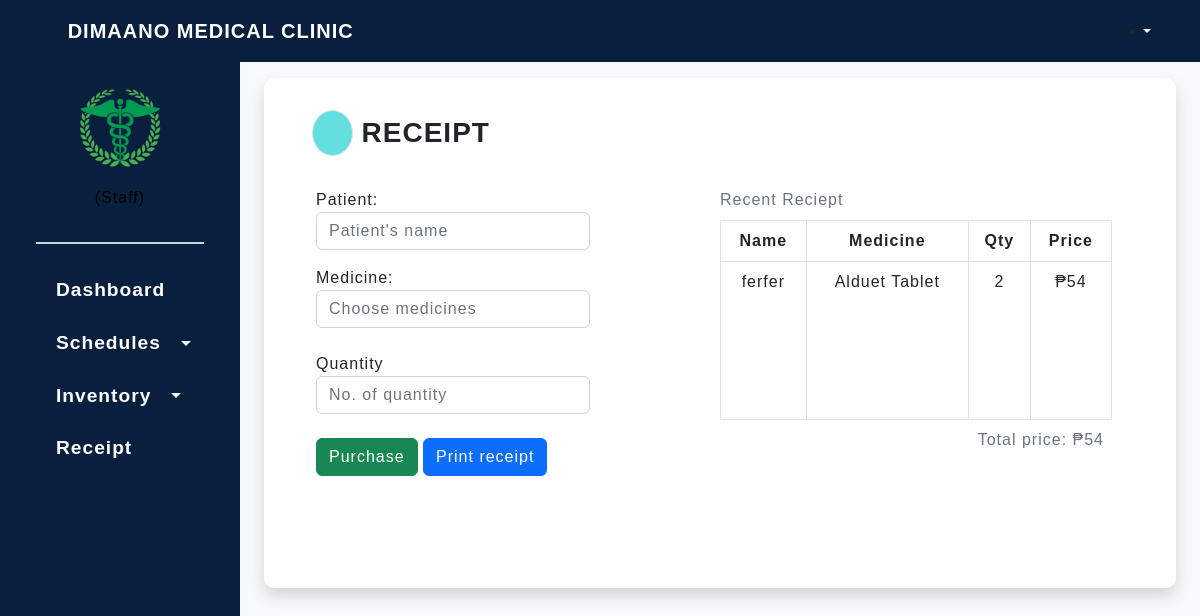
/receipt_form.php (signed in), run on the app's committed database.
### tables this page shows
CREATE TABLE `expenses` (
  `id` int(11) NOT NULL,
  `patientname` text NOT NULL,
  `medicine` int(11) NOT NULL,
  `amount` int(11) NOT NULL,
  `quantity` int(11) NOT NULL,
  `time_purchased` datetime DEFAULT NULL
);

CREATE TABLE `medicines` (
  `id` int(11) NOT NULL,
  `medicine` varchar(36) DEFAULT NULL,
  `quantity` int(3) DEFAULT NULL,
  `unit_price` varchar(6) DEFAULT NULL,
  `type` enum('branded','generic') DEFAULT NULL,
  `description` varchar(10) DEFAULT NULL,
  `meds_date` datetime DEFAULT NULL,
  `medicine_status` text NOT NULL
);

### receipt_form.php (the view, shortened to what this page needs)
<?php
include "database/dbconn.php";
if (!isset($_SESSION['now'])) {
    $query = mysqli_query($mysqli, "SELECT * from `purchased_session` where session_id = (SELECT max(session_id) from `purchased_session`);");
    $getdate = $query->fetch_assoc();
    $msg = $getdate['session_date'];
} else if (isset($_SESSION['now'])) {
    $msg = $_SESSION['now'];
}
?>
<!DOCTYPE html>
<html lang="en">
<head>
    <link rel="stylesheet" href="css/bootstrap.min.css">
    <link rel="stylesheet" href="css/main.css">
    <link rel="stylesheet" href="css/googleFonts.css">
</head>
<body>
    <?php include('include/navbar.php') ?>
    <div class="d-flex bg-light" id="wrapper">
        <?php include('include/sidebar.php') ?>
        <div id="page-content-wrapper">
            <div class="container-fluid mt-3 px-4">
                <div class="bg-white p-4 shadow">
                    <h3 class="text-uppercase ms-4 mt-2 fw-bold"><i class="fa-solid fa-cart-shopping border rounded-circle secondary-bg2 p-2"></i> Receipt</h3>
                    <div class="row mx-3 mt-4">
                        <div class="col mt-2">
                            <form action="process.php" autocomplete="off" method="POST">
                                <div class="col-lg">
                                    <label for="patientName">Patient:</label>
                                    <input type="text" name="patientName" class="form-control mb-3" placeholder="Patient's name" <?php if (isset($_SESSION['permanentname'])) { ?> value="<?php echo $_SESSION['permanentname'] ?>" <?php } ?>>
                                </div>
                                <div class="col-lg">
                                    <label for="medicinename">Medicine:</label>
                                    <input type="text" name="medicinename" id="medicinename" class="form-control" placeholder="Choose medicines">
                                </div> <br>
                                <div class="col-lg">
                                    <label for="purchaseQty">Quantity</label>
                                    <input type="number" name="purchaseQty" class="form-control" min="1" placeholder="No. of quantity">
                                </div><br>
                                <button type="submit" name="purchase" class="btn btn-success">Purchase</button>
                                <a href="purchaseInfo.php" class="btn btn-primary">Print receipt</a>
                            </form>
                        </div>
                        <div class="col me-4">
                            <table class="table table-bordered">
                                <?php if (!isset($_SESSION['now'])) {
                                    echo "<caption class='caption-top'>Recent Reciept</caption>";
                                } ?>
                                <thead class="text-center">
                                    <tr>
                                        <th scope="col">Name</th>
                                        <th scope="col">Medicine</th>
                                        <th scope="col">Qty</th>
                                        <th scope="col">Price</th>
                                    </tr>
                                </thead>
                                <tbody class="text-center">
                                    <?php
                                    $patientexpenses = mysqli_query($mysqli, "SELECT expenses.id as id, expenses.patientname as name, expenses.amount as amount, expenses.quantity as quant, medicines.medicine as med FROM expenses join medicines where expenses.medicine = medicines.id and expenses.time_purchased >= '$msg'");
                                    $rowspan = mysqli_num_rows($patientexpenses);
                                    $i = 0;
                                    $allExpenses = 0;
                                    while ($bayad = $patientexpenses->fetch_assoc()) {
                                        $num = $bayad['amount'];
                                        $allExpenses = $allExpenses + (float)($num);
                                    ?>
                                        <tr>
                                            <?php if ($i === 0) { ?>
                                                <td rowspan="<?php echo $rowspan ?>"><span><?= $bayad['name'] ?></span></td>
                                            <?php } ?>
                                            <td><?= $bayad['med'] ?></td>
                                            <td><?= $bayad['quant'] ?></td>
                                            <td><?= $num < 1 ? '₱0' : '₱' . $num ?></td>
                                        </tr>
                                    <?php $i++;
                                    } ?>
                                </tbody>
                                <caption class="caption-bottom me-2 text-end">Total price: ₱<?php echo $allExpenses ?> </caption>
                            </table>
                        </div>
                    </div>
                </div>
            </div>
        </div>
    </div>
</body>
</html>

### css/main.css (style rules this page uses)
:root { --second-bg-color: #c1efde; --blue: #64dfdf; }
* { margin: 0; padding: 0; box-sizing: border-box; letter-spacing: 1px; font-family: 'Poppins', sans-serif; }
.secondary-bg2 { background-color: var(--blue); }
.bg-white { border-radius: 10px; }
#page-content-wrapper { min-width: 100vw; }
@media (min-width: 1024px) { #page-content-wrapper { min-width: 0; width: 100%; } }

### receipt_form.php (style rules this page uses)
body { overflow: hidden; }
.bg-white { height: 510px; }
table { height: 200px; }
.form-control { width: 70%; }

### data on the page
expenses: patientname "ferfer", medicines.medicine "Alduet Tablet", quantity "2", amount "54"

### other printed values
$allExpenses "54"
